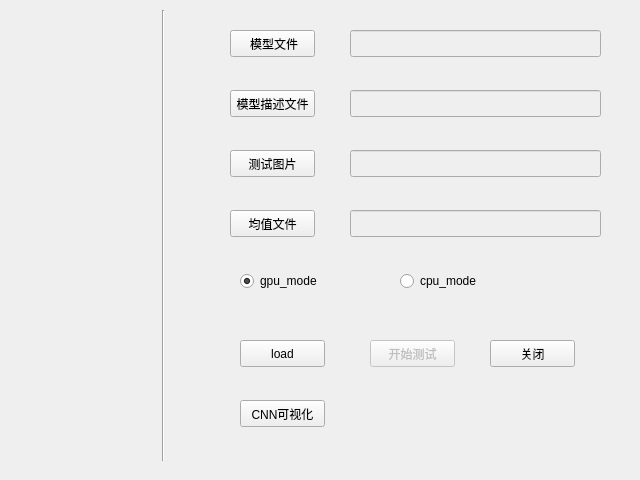
<?xml version="1.0" encoding="UTF-8"?>
<ui version="4.0">
 <class>TEST</class>
 <widget class="QWidget" name="TEST">
  <property name="geometry">
   <rect>
    <x>0</x>
    <y>0</y>
    <width>640</width>
    <height>480</height>
   </rect>
  </property>
  <property name="windowTitle">
   <string>Form</string>
  </property>
  <widget class="QPushButton" name="modelfile">
   <property name="geometry">
    <rect>
     <x>230</x>
     <y>30</y>
     <width>85</width>
     <height>27</height>
    </rect>
   </property>
   <property name="text">
    <string> 模型文件</string>
   </property>
  </widget>
  <widget class="QLineEdit" name="modelfile_lineEdit">
   <property name="enabled">
    <bool>false</bool>
   </property>
   <property name="geometry">
    <rect>
     <x>350</x>
     <y>30</y>
     <width>251</width>
     <height>27</height>
    </rect>
   </property>
  </widget>
  <widget class="QLineEdit" name="model_lineEdit_2">
   <property name="enabled">
    <bool>false</bool>
   </property>
   <property name="geometry">
    <rect>
     <x>350</x>
     <y>90</y>
     <width>251</width>
     <height>27</height>
    </rect>
   </property>
  </widget>
  <widget class="QLineEdit" name="image_lineEdit_3">
   <property name="enabled">
    <bool>false</bool>
   </property>
   <property name="geometry">
    <rect>
     <x>350</x>
     <y>150</y>
     <width>251</width>
     <height>27</height>
    </rect>
   </property>
  </widget>
  <widget class="QLineEdit" name="meanfile_lineEdit_4">
   <property name="enabled">
    <bool>false</bool>
   </property>
   <property name="geometry">
    <rect>
     <x>350</x>
     <y>210</y>
     <width>251</width>
     <height>27</height>
    </rect>
   </property>
  </widget>
  <widget class="QPushButton" name="modeldeploy">
   <property name="geometry">
    <rect>
     <x>230</x>
     <y>90</y>
     <width>85</width>
     <height>27</height>
    </rect>
   </property>
   <property name="text">
    <string>模型描述文件</string>
   </property>
  </widget>
  <widget class="QPushButton" name="image">
   <property name="geometry">
    <rect>
     <x>230</x>
     <y>150</y>
     <width>85</width>
     <height>27</height>
    </rect>
   </property>
   <property name="text">
    <string>测试图片</string>
   </property>
  </widget>
  <widget class="QPushButton" name="meanfile">
   <property name="geometry">
    <rect>
     <x>230</x>
     <y>210</y>
     <width>85</width>
     <height>27</height>
    </rect>
   </property>
   <property name="text">
    <string>均值文件</string>
   </property>
  </widget>
  <widget class="Line" name="line">
   <property name="geometry">
    <rect>
     <x>153</x>
     <y>10</y>
     <width>20</width>
     <height>451</height>
    </rect>
   </property>
   <property name="orientation">
    <enum>Qt::Vertical</enum>
   </property>
  </widget>
  <widget class="QRadioButton" name="gpu">
   <property name="geometry">
    <rect>
     <x>240</x>
     <y>270</y>
     <width>98</width>
     <height>22</height>
    </rect>
   </property>
   <property name="text">
    <string>gpu_mode</string>
   </property>
   <property name="checked">
    <bool>true</bool>
   </property>
  </widget>
  <widget class="QRadioButton" name="cpu">
   <property name="geometry">
    <rect>
     <x>400</x>
     <y>270</y>
     <width>98</width>
     <height>22</height>
    </rect>
   </property>
   <property name="text">
    <string>cpu_mode</string>
   </property>
   <property name="checked">
    <bool>false</bool>
   </property>
  </widget>
  <widget class="QPushButton" name="load">
   <property name="geometry">
    <rect>
     <x>240</x>
     <y>340</y>
     <width>85</width>
     <height>27</height>
    </rect>
   </property>
   <property name="text">
    <string>load</string>
   </property>
  </widget>
  <widget class="QPushButton" name="teststart">
   <property name="enabled">
    <bool>false</bool>
   </property>
   <property name="geometry">
    <rect>
     <x>370</x>
     <y>340</y>
     <width>85</width>
     <height>27</height>
    </rect>
   </property>
   <property name="text">
    <string>开始测试</string>
   </property>
  </widget>
  <widget class="QPushButton" name="close">
   <property name="geometry">
    <rect>
     <x>490</x>
     <y>340</y>
     <width>85</width>
     <height>27</height>
    </rect>
   </property>
   <property name="text">
    <string>关闭</string>
   </property>
  </widget>
  <widget class="QPushButton" name="pushButton">
   <property name="geometry">
    <rect>
     <x>240</x>
     <y>400</y>
     <width>85</width>
     <height>27</height>
    </rect>
   </property>
   <property name="text">
    <string>CNN可视化</string>
   </property>
  </widget>
 </widget>
 <resources/>
 <connections/>
</ui>
